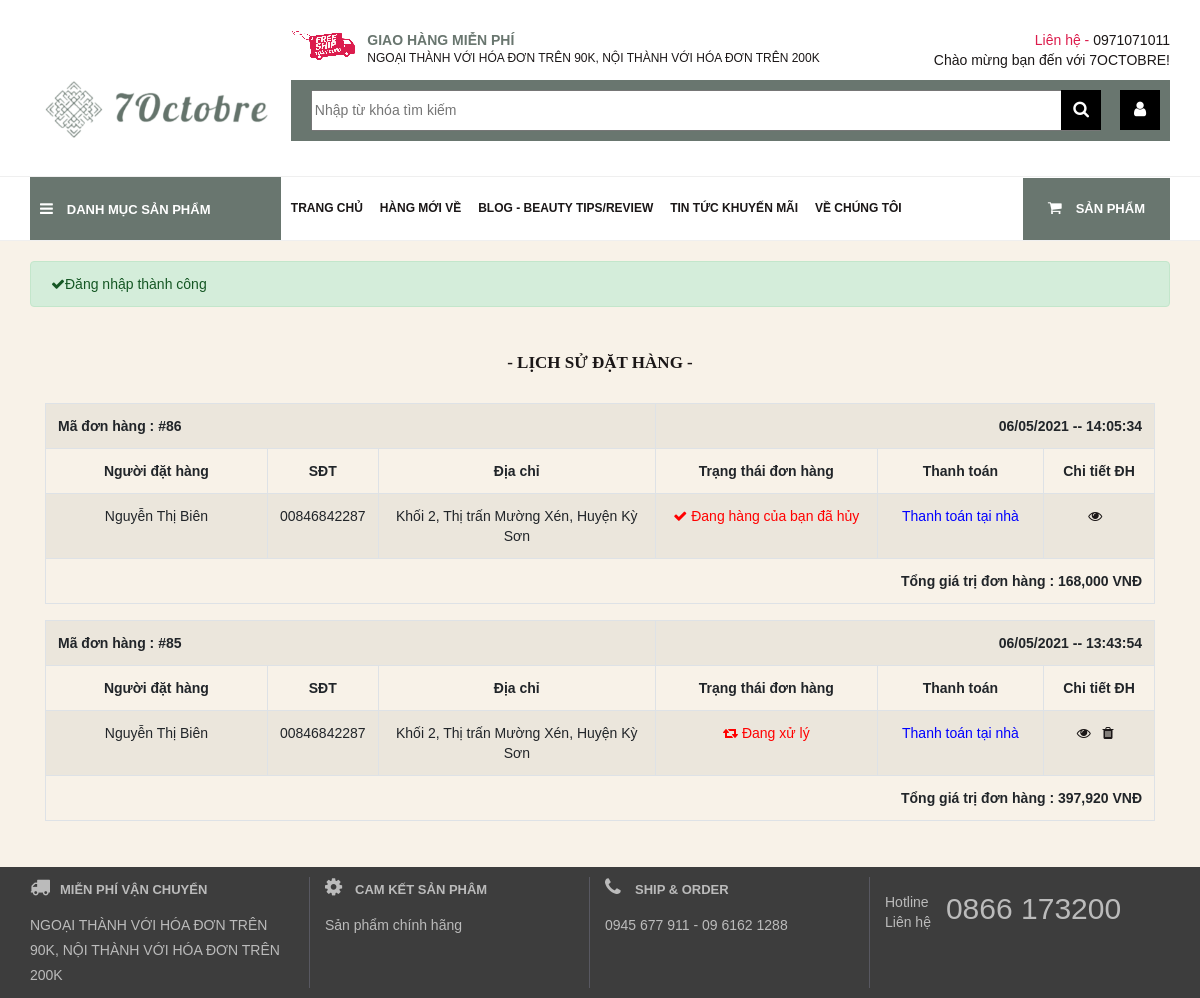
/lich-su-mua-hang (signed in), run on the app's committed database.
### tables this page shows
CREATE TABLE `categories` (
  `id` int(11) NOT NULL,
  `name` varchar(255) NOT NULL,
  `avatar` varchar(255) DEFAULT NULL,
  `status` tinyint(3) NOT NULL,
  `category_status` tinyint(3) NOT NULL,
  `content` varchar(255) NOT NULL,
  `hotcategory` tinyint(3) NOT NULL,
  `created_at` timestamp NOT NULL DEFAULT current_timestamp(),
  `updated_at` datetime DEFAULT NULL
);

CREATE TABLE `orders` (
  `id` int(11) NOT NULL,
  `user_id` int(11) DEFAULT NULL COMMENT 'Id của user trong trường hợp đã login và đặt hàng, là khóa ngoại liên kết với bảng users',
  `fullname` varchar(255) DEFAULT NULL COMMENT 'Tên khách hàng',
  `address` varchar(255) DEFAULT NULL COMMENT 'Địa chỉ khách hàng',
  `phone` varchar(255) DEFAULT NULL COMMENT 'SĐT khách hàng',
  `email` varchar(255) DEFAULT NULL COMMENT 'Email khách hàng',
  `note` text DEFAULT NULL COMMENT 'Ghi chú từ khách hàng',
  `price_total` int(11) DEFAULT NULL COMMENT 'Tổng giá trị đơn hàng',
  `payment_status` tinyint(2) DEFAULT NULL COMMENT 'Trạng thái đơn hàng: 0 - Chưa thành toán, 1 - Đã thành toán',
  `status` tinyint(3) NOT NULL,
  `created_at` timestamp NOT NULL DEFAULT current_timestamp() COMMENT 'Ngày tạo đơn',
  `updated_at` datetime DEFAULT NULL COMMENT 'Ngày cập nhật cuối'
);

### App/controllers/controller.php (called while the page is built, shortened)
<?php
class Controller{
    public function render($file,$variable=[]){
        extract($variable);
        require_once $file;
        $view= ob_get_clean();
        return $view;
    }
}

### Mvc/Frontend/controllers/LoginController.php (called while the page is built, shortened)
<?php
require_once  "Mvc/Frontend/Models/Order.php";
class LoginController extends Controller{
    public function history()
    {
        $id=$_SESSION["user_account"]["id"];
        $order_model=new Order();
        $orders=$order_model->listOrder($id);
        $this->content=$this->render('Mvc/frontend/views/login/shoppingcart.php',["orders" => $orders]);
        require_once 'Mvc/frontend/views/layouts/main.php';
    }
}

### index.php (called while the page is built, shortened)
<?php
    $action=isset($_GET["action"]) ? $_GET["action"] : 'index';
    $obj = new $controller;
    $obj->$action();

### App/database/Model.php (called while the page is built, shortened)
<?php
    class Model{
        public function __construct(){
            $this->connection=$this->getConnection();
        }
        public function getConnection(){
            $connection=new PDO(Database::DB_DSN,
                                Database::DB_USERNAME,
                                Database::DB_PASSWORD);
            return $connection;
        }
}

### Mvc/Frontend/models/Order.php (called while the page is built, shortened)
<?php
class Order extends Model
{
    public function listOrder($id){
        $obj_select=$this->connection->prepare("select * from orders where user_id=$id
                    order by orders.created_at desc ");
        $obj_select->execute();
        $orders = $obj_select->fetchAll(PDO::FETCH_ASSOC);
        return $orders;
    }
}

### Mvc/Frontend/models/Category.php (called while the page is built, shortened)
<?php
class Category extends Model{
    public function categoryNews(){
        $sql_select="select * from categories where status=1 and category_status=0 order by categories.created_at asc limit 0,3";
        $obj_select=$this->connection->prepare($sql_select);
        $obj_select->execute();
        return $obj_select->fetchAll(PDO::FETCH_ASSOC);
    }
}

### App/helpers/Helper.php (called while the page is built, shortened)
<?php
class Helper
{
    public static function getSlug($str) {
        $str = trim(mb_strtolower($str));
        $str = preg_replace('/(à|á|ạ|ả|ã|â|ầ|ấ|ậ|ẩ|ẫ|ă|ằ|ắ|ặ|ẳ|ẵ)/', 'a', $str);
        $str = preg_replace('/(è|é|ẹ|ẻ|ẽ|ê|ề|ế|ệ|ể|ễ)/', 'e', $str);
        $str = preg_replace('/(ì|í|ị|ỉ|ĩ)/', 'i', $str);
        $str = preg_replace('/(ò|ó|ọ|ỏ|õ|ô|ồ|ố|ộ|ổ|ỗ|ơ|ờ|ớ|ợ|ở|ỡ)/', 'o', $str);
        $str = preg_replace('/(ù|ú|ụ|ủ|ũ|ư|ừ|ứ|ự|ử|ữ)/', 'u', $str);
        $str = preg_replace('/(ỳ|ý|ỵ|ỷ|ỹ)/', 'y', $str);
        $str = preg_replace('/(đ)/', 'd', $str);
        $str = preg_replace('/[^a-z0-9-\s]/', '', $str);
        $str = preg_replace('/([\s]+)/', '-', $str);
        return $str;
    }
}

### Mvc/Frontend/views/login/shoppingcart.php (the view, shortened to what this page needs)
<div class="container">
    <div class="row">
        <div class="col-sm-12" style="margin: 30px 0px">
            <h5 style="font-size: 17px;text-align: center;margin-bottom: 10px;font-family: 'Times New Roman';font-weight: bold;padding-bottom: 20px"> - LỊCH SỬ ĐẶT HÀNG -</h5>
            <?php if(!empty($orders)):
                foreach ($orders as $cart):
                    ?>
                    <table   class="table table-striped table-bordered table-list">
                        <th  colspan="3"> Mã đơn hàng : #<?php echo $cart["id"]; ?></th>
                        <th style="text-align: right" colspan="3"><?php  echo date('d/m/Y -- H:i:s',strtotime($cart["created_at"]));?></th>
                        <tr style="text-align: center">
                            <th width="20%">Người đặt hàng</th>
                            <th  width="10%">SĐT</th>
                            <th  width="25%">Địa chỉ</th>
                            <th  width="20%">Trạng thái đơn hàng</th>
                            <th  width="15%">Thanh toán</th>
                            <th  width="10%">Chi tiết ĐH</th>
                        </tr>
                        <tr style="text-align: center">
                            <td><?php echo $cart["fullname"]; ?></td>
                            <td>0<?php echo $cart["phone"]; ?></td>
                            <td><?php echo $cart["address"]; ?></td>
                            <td>
                                <?php
                                if($cart["status"] == 0)
                                {
                                    echo "<i style='color: red' class='fa fa-retweet'></i> <span style='color:red'> Đang xử lý</span>";
                                }
                                elseif ($cart["status"] == 1)
                                {
                                    echo "<i style='color: #0bb827' class='fa fa-check'></i> <span style='color: #0bb827'>Đã xác nhận thành công</span>";
                                }
                                elseif($cart["status"] == 3)
                                {
                                    echo "<i style='color: red' class='fa fa-check'></i> <span style='color:red'> Đang hàng của bạn đã hủy</span>";
                                }
                                ?>
                            </td>
                            <td>
                                <?php
                                if($cart["payment_status"] == 0)
                                {
                                    echo "<p style='color:blue'>Thanh toán tại nhà </p>";
                                }
                                elseif ($cart["payment_status"] == 1)
                                {
                                    echo "<p style='color:green'>Đã thanh toán</p>";
                                }
                                ?>
                            </td>
                            <td>
                                <a  title="" href="san-pham-don-hang/<?php echo $cart["id"]; ?>"><i class="fa fa-eye"></i></a> &nbsp;
                                <?php if ($cart["status"] == 0): ?>
                                    <a title="Update" href=" huy-don-hang/<?php echo $cart["id"]; ?>" onclick="return confirm('Bạn có chắc chắn muốn hủy đơn hàng này không ?')"><i
                                            class="fa fa-trash"></i></a> &nbsp;
                                <?php endif; ?>
                            </td>
                        </tr>
                        <th colspan="6" style="text-align: right">Tổng giá trị đơn hàng : <?php echo number_format($cart["price_total"]); ?> VNĐ</th>
                    </table>
                <?php endforeach;
            else:
                ?>
                <h5 style="text-align: center;">Bạn chưa có đơn hàng nào !!!</h5>
            <?php endif; ?>
        </div>
    </div>
</div>

### Mvc/Frontend/views/categories/category_news.php
<?php if (!empty($categories)):
foreach ($categories as $category):
$category_id = $category["id"];
$category_name = $category["name"];
$category_slug = Helper::getSlug($category_name);
$category_link = "danh-sach-blogs/$category_slug/$category_id"
?>
<li><a href="<?php echo $category_link; ?>"><?php echo $category_name; ?></a></li>
<?php endforeach; else: ?>
<?php endif; ?>

### data on the page
categories: name "BLOG - BEAUTY TIPS/REVIEW"
categories: name "TIN TỨC KHUYẾN MÃI"
orders: id "86", created_at "06/05/2021 -- 14:05:34", fullname "Nguyễn Thị Biên", phone "0846842287", address "Khối 2, Thị trấn Mường Xén, Huyện Kỳ Sơn", status 3 (drawn), payment_status "Thanh toán tại nhà", price_total "168,000"
orders: id "85", created_at "06/05/2021 -- 13:43:54", fullname "Nguyễn Thị Biên", phone "0846842287", address "Khối 2, Thị trấn Mường Xén, Huyện Kỳ Sơn", status 0 (drawn), payment_status "Thanh toán tại nhà", price_total "397,920"

### other printed values
$_SESSION["success"] "Đăng nhập thành công"
